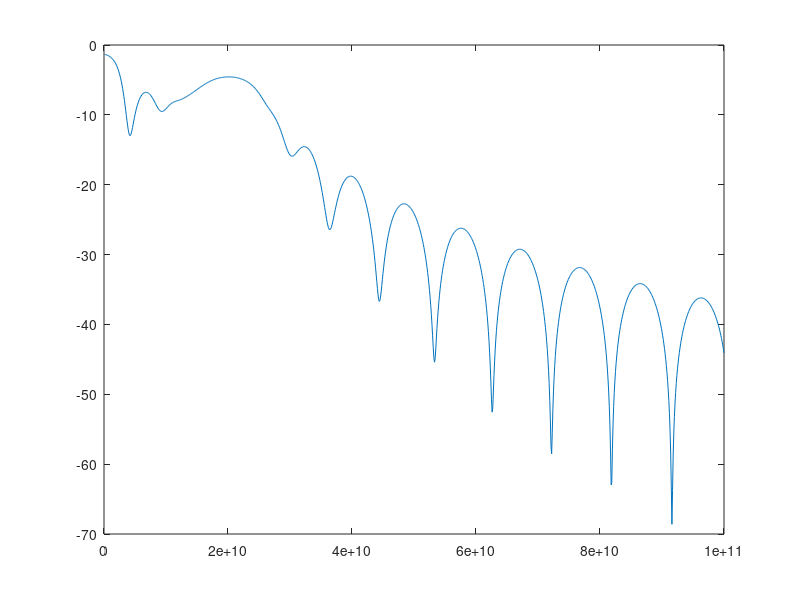
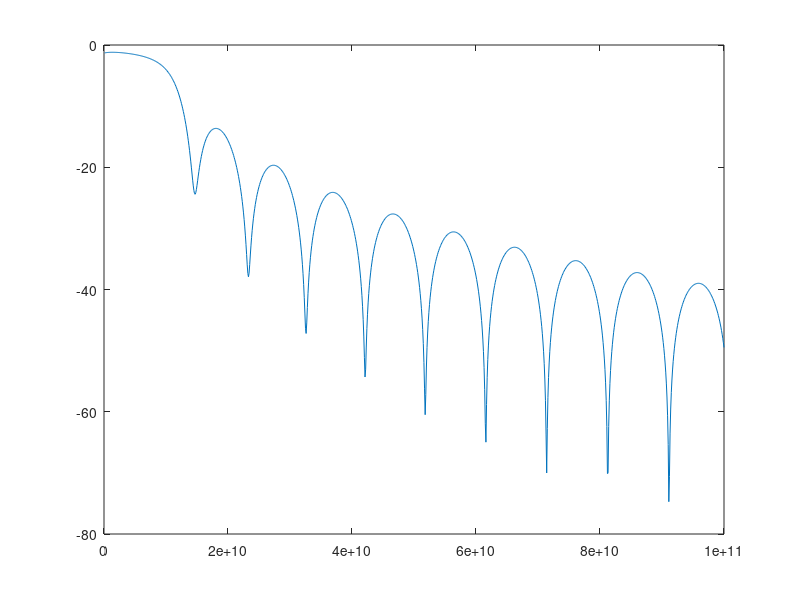

The MATLAB script that drew these images, in order:
pi=3.1415926;
c0 =3E8; 
mu0 = 4.0 * pi * 1.0E-7;  
eps0 = 8.85419e-12;

dz = 75e-6;%The spatial step
dt = 1.25e-13; %The time step

dealta_Ne = 0.3; %the electron density variation ratio

me = 9.11e-31; 
e = 1.6e-19;
vc = 20e9;
wb1 = 100e9;

X_f=[];
%反射系数解析解  

  dne=0.3;
Neavg=3e18;
  nn=0;
a=0;
  for f=0:0.1e9:100e9%入射电磁波频率

    nn=nn+1;
    a = a +1;    
    d      = 1.5e-2;%0.015;               %等离子体厚度 解析解

    
    w=2*pi*f;%电磁波角频率
    ne=Neavg*(1);%等离子体电子密度+
    
    wp=sqrt(ne*e^2/me/eps0);%等离子体频率
  
    
    
%     epsz=1-wp^2/(w^2+vc^2)-j*(vc/w)*(wp^2/(w^2+vc^2));%等离子体等效介电
    epsz_R = (1-(wp/w).^2*(1-j*vc/w+wb1/w)./((1-j*vc/w).^2-(wb1/w).^2));
  
    
    n = sqrt(epsz_R);
    r = (1-n) / (1+n);
    v = exp(-j*(w*d*n)/c0);
    R1(a) = r - r*(1-r^2)*v^2/(1-r^2*v^2);

    epsz_L = (1-(wp/w).^2*(1-j*vc/w-wb1/w)./((1-j*vc/w).^2-(wb1/w).^2));
  
    
    n = sqrt(epsz_L);
    r = (1-n) / (1+n);
    v = exp(-j*(w*d*n)/c0);
    R2(a) = r - r*(1-r^2)*v^2/(1-r^2*v^2);
    
 
    X=20*log10(abs(R1));%取幅度
   X1=20*log10(abs(R2));%取幅度
    
  end 
  figure(1)
  plot(0:0.1e9:100e9,X)
    figure(2)
  plot(0:0.1e9:100e9,X1)

